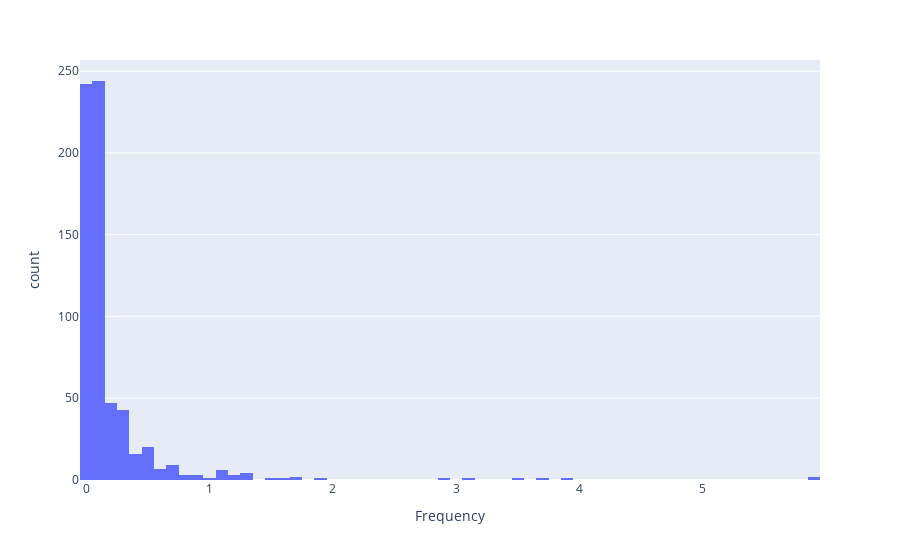

The notebook cell this image was saved under:
### Code cell
data = []
x, y = calc_freq_map(time_list_tot, max_time)
for i in range(len(x)):
    data.append([text, x[i], y[i]])
df = pd.DataFrame(data, columns=["Danmaku", "Time", "Frequency"])

fig = px.histogram(df, x="Frequency")
fig.show()

### Figure 1 — Plotly figure (JSON) as saved in the notebook; plotly's stock layout.template omitted (floating-point values rounded to 4 significant figures; data arrays with more than 128 entries replaced by an {"elided": "..."} marker saying what was removed)
{"data": [{"alignmentgroup": "True", "bingroup": "x", "hovertemplate": "Frequency=%{x}<br>count=%{y}<extra></extra>", "legendgroup": "", "marker": {"color": "#636efa", "pattern": {"shape": ""}}, "name": "", "offsetgroup": "", "orientation": "v", "showlegend": false, "type": "histogram", "x": {"elided": "660 float values"}, "xaxis": "x", "yaxis": "y"}], "layout": {"barmode": "relative", "legend": {"tracegroupgap": 0}, "margin": {"t": 60}, "xaxis": {"anchor": "y", "domain": [0, 1], "title": {"text": "Frequency"}}, "yaxis": {"anchor": "x", "domain": [0, 1], "title": {"text": "count"}}}}
